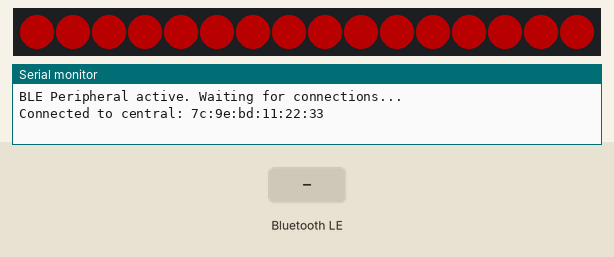
Simulated run of this sketch. Board: Arduino Nano 33 IoT. Shown: 16 RGB LEDs in strip order, left to right, the last lines printed to the serial monitor. Inputs (shaded band) come from the test bench. Dim RGB values are drawn brighter than linear; nothing arrives over Bluetooth unless stated; a phone connects over Bluetooth LE 3 s after start.

Above: at 3.56 s.
4.8 s: Bluetooth LE write "DISPENSE|" received
At 6.5 s:
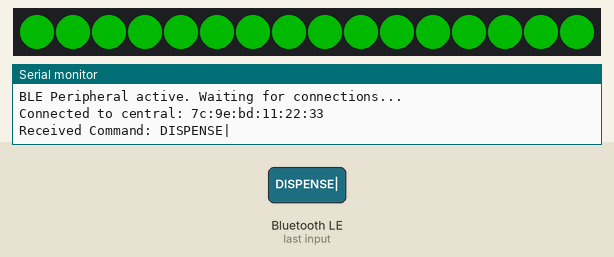
At 7.1 s:
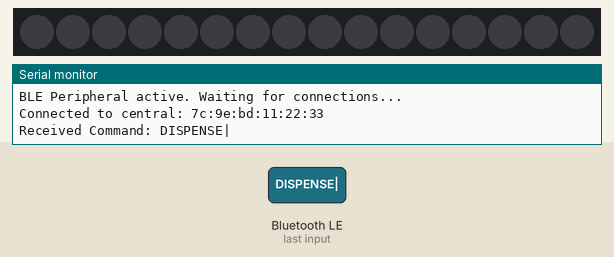
7.8 s: Bluetooth LE write "CMD|BOILER_FLUSH" received
At 10.24 s:
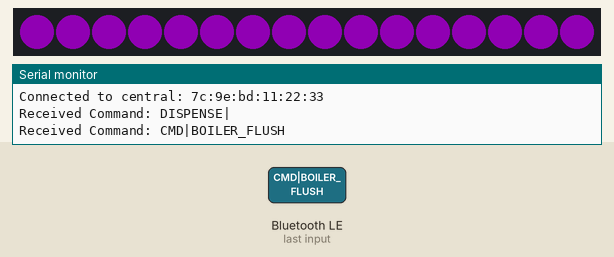
Timing chart, 0 to 11.7 s (numbered marks = the images above; inputs shaded):
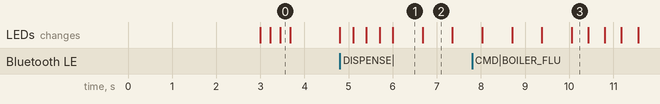

Measured:
- after the input at 4.8 s, the LEDs: first change at once (image 1 shows a later state)
- after the input at 7.8 s, the LEDs: first differ from a run without the input after 2.3 s (image 3)
- what the display in image 1 shows lasts 0.7 s, from 6.0 s to 6.7 s

The sketch:

backendProto_LED_v1.ino
```cpp
#include <ArduinoBLE.h>
#include <Adafruit_NeoPixel.h>

// =========================================================================
//                  GLOBAL TWEAKABLE MASTER CONSTANTS
// =========================================================================
const int BASE_DELAY_MS       = 300; // Master speed unit (ms). Change to speed up/slow down everything!
const uint8_t BASE_BRIGHTNESS = 70; // Master brightness limit (0 - 255)

// Hardware Configuration
#define LED_PIN       6     // Pin connected to the NeoPixel ring
#define NUMPIXELS     16     // Number of LEDs in the ring

Adafruit_NeoPixel pixels(NUMPIXELS, LED_PIN, NEO_GRB + NEO_KHZ800);

// BLE UUIDs matching your web front-end
const char* SERVICE_UUID = "4fafc201-1fb5-459e-8fcc-c5c9c331914b";
const char* CHAR_RX_UUID = "beb5483e-36e1-4688-b7f5-ea07361b26a8";

BLEService iyurvaService(SERVICE_UUID);
BLEStringCharacteristic rxChar(CHAR_RX_UUID, BLEWrite, 128);

// Helper Color Definitions
const uint32_t COLOR_OFF    = pixels.Color(0, 0, 0);
const uint32_t COLOR_WHITE  = pixels.Color(200, 200, 200);
const uint32_t COLOR_BLUE   = pixels.Color(0, 0, 255);
const uint32_t COLOR_GREEN  = pixels.Color(0, 255, 0);
const uint32_t COLOR_PURPLE = pixels.Color(180, 0, 220);
const uint32_t COLOR_ORANGE = pixels.Color(255, 50, 10);  // Replaced Yellow with Orange
const uint32_t COLOR_RED    = pixels.Color(255, 0, 0);    // Red for Connection feedback
const uint32_t COLOR_YELLOW = pixels.Color(255, 255, 0);
// Function Declarations
void setRingSolid(uint32_t color);
void flashRing(uint32_t color, int times, float multiplier);
void flashConnection();
void flashDisconnection();
void displaySlotNumber(int slotNum);
void processCommand(String command);

void setup() {
  Serial.begin(115200);

  // Initialize LED Ring
  pixels.begin();
  pixels.setBrightness(BASE_BRIGHTNESS); // Global brightness cap
  pixels.clear();
  pixels.show();

  if (!BLE.begin()) {
    Serial.println("Starting BLE failed!");
    while (1);
  }

  BLE.setLocalName("iYurva-Machine");
  BLE.setAdvertisedService(iyurvaService);
  iyurvaService.addCharacteristic(rxChar);
  BLE.addService(iyurvaService);

  BLE.advertise();
  Serial.println("BLE Peripheral active. Waiting for connections...");
}

void loop() {
  BLEDevice central = BLE.central();

  if (central) {
    Serial.print("Connected to central: ");
    Serial.println(central.address());

    // Flash Red 2 times on successful connection
    flashConnection();

    while (central.connected()) {
      if (rxChar.written()) {
        String cmd = rxChar.value();
        Serial.print("Received Command: ");
        Serial.println(cmd);

        processCommand(cmd);
      }
    }

    Serial.print("Disconnected from central: ");
    Serial.println(central.address());

    // Flash Red and Orange alternately on disconnection
    flashDisconnection();
  }
}

// Set entire ring to a single solid color
void setRingSolid(uint32_t color) {
  for (int i = 0; i < NUMPIXELS; i++) {
    pixels.setPixelColor(i, color);
  }
  pixels.show();
}

// Flash the entire ring scaled relative to BASE_DELAY_MS
void flashRing(uint32_t color, int times, float multiplier) {
  int calculatedDelay = (int)(BASE_DELAY_MS * multiplier);
  for (int t = 0; t < times; t++) {
    setRingSolid(color);
    delay(calculatedDelay);
    setRingSolid(COLOR_OFF);
    delay(calculatedDelay);
  }
}

// Connection Sequence: Flash Red 2 times
void flashConnection() {
  flashRing(COLOR_RED, 2, 0.75);
}

// Disconnection Sequence: Alternating Red and yellow flashes
void flashDisconnection() {
  int calculatedDelay = (int)(BASE_DELAY_MS * 0.75);
  for (int t = 0; t < 3; t++) {
    setRingSolid(COLOR_RED);
    delay(calculatedDelay);
    setRingSolid(COLOR_YELLOW);
    delay(calculatedDelay);
  }
  setRingSolid(COLOR_OFF);
}

// Display slot numbers (1 through 12) on an 8-LED ring
void displaySlotNumber(int slotNum) {
  pixels.clear();

  if (slotNum <= 0 || slotNum > 12) {
    pixels.show();
    return;
  }

  if (slotNum <= 8) {
    // 1 to 8: Turn on corresponding count in White
    for (int i = 0; i < slotNum; i++) {
      pixels.setPixelColor(i, COLOR_WHITE);
    }
  } else {
    // 9 to 12: First LED is Blue, remaining corresponding count (slotNum - 8) in White
    pixels.setPixelColor(0, COLOR_BLUE);
    int whiteCount = slotNum - 8;
    for (int i = 1; i <= whiteCount; i++) {
      pixels.setPixelColor(i, COLOR_WHITE);
    }
  }

  pixels.show();
}

// Parse and execute BLE incoming commands
void processCommand(String command) {
  // Check for Boiler Flush Command
  if (command == "CMD|BOILER_FLUSH") {
    flashRing(COLOR_PURPLE, 3, 1.25); // 1.25x BASE_DELAY_MS per pulse
    return;
  }

  // Check for Dispense Command
  if (command.startsWith("DISPENSE|")) {
    bool isDrink = command.indexOf("Water") != -1;

    // Flash Mode Indicator (Orange for Drink / Blue for Packing)
    if (isDrink) {
      flashRing(COLOR_ORANGE, 2, 1.0); // 1.0x BASE_DELAY_MS per pulse
    } else {
      flashRing(COLOR_BLUE, 2, 1.0);   // 1.0x BASE_DELAY_MS per pulse
    }

    // Iterate through items in the payload
    int startIndex = 0;
    while (startIndex < command.length()) {
      int nextIndex = command.indexOf('|', startIndex);
      if (nextIndex == -1) nextIndex = command.length();

      String token = command.substring(startIndex, nextIndex);

      // Parse slot token (e.g., "Slot 9, 1.50g")
      if (token.startsWith("Slot ")) {
        int commaIdx = token.indexOf(',');
        if (commaIdx != -1) {
          int slotNum = token.substring(5, commaIdx).toInt();

          // Display slot number on ring LED
          displaySlotNumber(slotNum);

          // Hold slot visualization for 5.0x BASE_DELAY_MS
          delay((int)(BASE_DELAY_MS * 5.0));
        }
      }

      startIndex = nextIndex + 1;
    }

    // Dispensing Complete: Flash Green Light
    flashRing(COLOR_GREEN, 3, 2.25); // 1.25x BASE_DELAY_MS per pulse
  }
}
```
